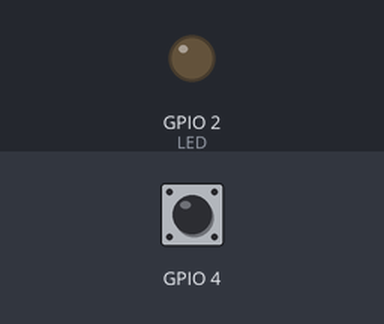
The sketch below on a simulated ESP32. Shown: output pins drawn as LEDs (lit = HIGH). Inputs (shaded band) come from the test bench; at power-on: GPIO 4 HIGH.

Above: at 1.2 s.
1.3 s: GPIO 4 pulled LOW for 0.15 s
At 1.4 s:
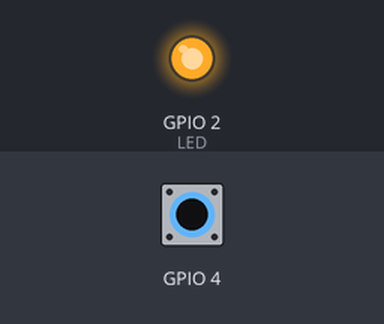
3.0 s: GPIO 4 pulled LOW for 3.2 s
At 6.5 s:
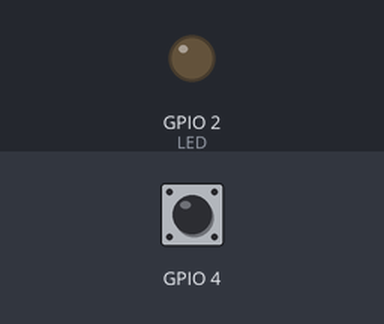
Timing chart, 0 to 8.0 s (numbered marks = the images above; inputs shaded):
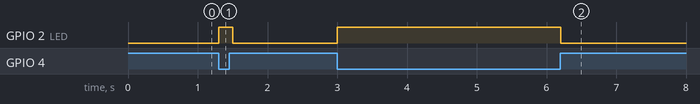

Measured:
- after the input at 1.3 s, GPIO 2 (LED): LOW → HIGH at once, → LOW 0.20 s later
- after the input at 3.0 s, GPIO 2 (LED): LOW → HIGH at once, → LOW 3.2 s later

The sketch:

touch.ino
```cpp
int LED = 2;

void setup() {
 pinMode(LED, OUTPUT);
 pinMode(T0, INPUT);
}

void loop() {
 if (touchRead(T0) < 20) {
  digitalWrite(LED, HIGH);
 } else {
  digitalWrite(LED, LOW);
 }
delay(100);
}
```
